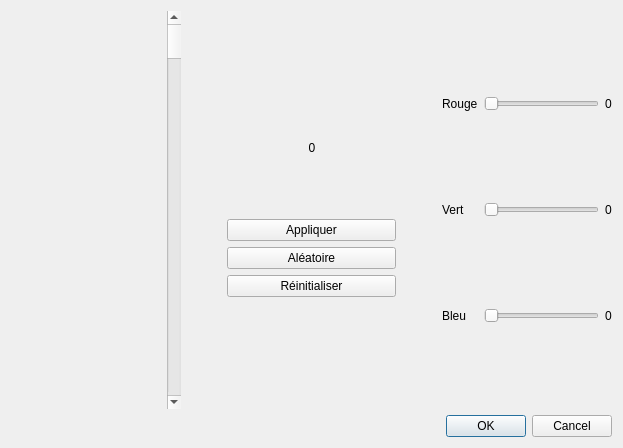
<?xml version="1.0" encoding="UTF-8"?>
<ui version="4.0">
 <class>DialogColorier</class>
 <widget class="QDialog" name="DialogColorier">
  <property name="geometry">
   <rect>
    <x>0</x>
    <y>0</y>
    <width>623</width>
    <height>448</height>
   </rect>
  </property>
  <property name="windowTitle">
   <string>Dialog</string>
  </property>
  <layout class="QVBoxLayout" name="verticalLayout_3">
   <item>
    <layout class="QHBoxLayout" name="horizontalLayout_3">
     <item>
      <layout class="QHBoxLayout" name="horizontalLayout">
       <item>
        <widget class="QFrame" name="myFrameTab">
         <property name="sizePolicy">
          <sizepolicy hsizetype="Expanding" vsizetype="Expanding">
           <horstretch>0</horstretch>
           <verstretch>0</verstretch>
          </sizepolicy>
         </property>
         <property name="minimumSize">
          <size>
           <width>100</width>
           <height>0</height>
          </size>
         </property>
         <property name="maximumSize">
          <size>
           <width>16777215</width>
           <height>16777215</height>
          </size>
         </property>
         <property name="frameShadow">
          <enum>QFrame::Raised</enum>
         </property>
        </widget>
       </item>
       <item>
        <widget class="QScrollBar" name="myVerticalScrollBar">
         <property name="orientation">
          <enum>Qt::Vertical</enum>
         </property>
        </widget>
       </item>
      </layout>
     </item>
     <item>
      <spacer name="horizontalSpacer_3">
       <property name="orientation">
        <enum>Qt::Horizontal</enum>
       </property>
       <property name="sizeType">
        <enum>QSizePolicy::Minimum</enum>
       </property>
       <property name="sizeHint" stdset="0">
        <size>
         <width>40</width>
         <height>20</height>
        </size>
       </property>
      </spacer>
     </item>
     <item>
      <layout class="QVBoxLayout" name="verticalLayout_2">
       <item>
        <spacer name="verticalSpacer_2">
         <property name="orientation">
          <enum>Qt::Vertical</enum>
         </property>
         <property name="sizeHint" stdset="0">
          <size>
           <width>20</width>
           <height>40</height>
          </size>
         </property>
        </spacer>
       </item>
       <item>
        <layout class="QVBoxLayout" name="verticalLayout">
         <item>
          <layout class="QHBoxLayout" name="horizontalLayout_2">
           <item>
            <spacer name="horizontalSpacer">
             <property name="orientation">
              <enum>Qt::Horizontal</enum>
             </property>
             <property name="sizeHint" stdset="0">
              <size>
               <width>40</width>
               <height>20</height>
              </size>
             </property>
            </spacer>
           </item>
           <item>
            <widget class="QLabel" name="myLabelTest">
             <property name="sizePolicy">
              <sizepolicy hsizetype="Minimum" vsizetype="Minimum">
               <horstretch>0</horstretch>
               <verstretch>0</verstretch>
              </sizepolicy>
             </property>
             <property name="minimumSize">
              <size>
               <width>50</width>
               <height>50</height>
              </size>
             </property>
             <property name="layoutDirection">
              <enum>Qt::LeftToRight</enum>
             </property>
             <property name="autoFillBackground">
              <bool>true</bool>
             </property>
             <property name="text">
              <string>0</string>
             </property>
             <property name="textFormat">
              <enum>Qt::AutoText</enum>
             </property>
             <property name="scaledContents">
              <bool>false</bool>
             </property>
             <property name="alignment">
              <set>Qt::AlignCenter</set>
             </property>
            </widget>
           </item>
           <item>
            <spacer name="horizontalSpacer_2">
             <property name="orientation">
              <enum>Qt::Horizontal</enum>
             </property>
             <property name="sizeHint" stdset="0">
              <size>
               <width>40</width>
               <height>20</height>
              </size>
             </property>
            </spacer>
           </item>
          </layout>
         </item>
         <item>
          <spacer name="verticalSpacer">
           <property name="orientation">
            <enum>Qt::Vertical</enum>
           </property>
           <property name="sizeType">
            <enum>QSizePolicy::Minimum</enum>
           </property>
           <property name="sizeHint" stdset="0">
            <size>
             <width>20</width>
             <height>40</height>
            </size>
           </property>
          </spacer>
         </item>
         <item>
          <widget class="QPushButton" name="myPushButtonAppliquer">
           <property name="text">
            <string>Appliquer</string>
           </property>
          </widget>
         </item>
         <item>
          <widget class="QPushButton" name="myPushButtonAleatoire">
           <property name="text">
            <string>Aléatoire</string>
           </property>
          </widget>
         </item>
         <item>
          <widget class="QPushButton" name="myPushButtonReinit">
           <property name="text">
            <string>Réinitialiser</string>
           </property>
          </widget>
         </item>
        </layout>
       </item>
       <item>
        <spacer name="verticalSpacer_3">
         <property name="orientation">
          <enum>Qt::Vertical</enum>
         </property>
         <property name="sizeHint" stdset="0">
          <size>
           <width>20</width>
           <height>40</height>
          </size>
         </property>
        </spacer>
       </item>
      </layout>
     </item>
     <item>
      <spacer name="horizontalSpacer_4">
       <property name="orientation">
        <enum>Qt::Horizontal</enum>
       </property>
       <property name="sizeType">
        <enum>QSizePolicy::Minimum</enum>
       </property>
       <property name="sizeHint" stdset="0">
        <size>
         <width>40</width>
         <height>20</height>
        </size>
       </property>
      </spacer>
     </item>
     <item>
      <layout class="QGridLayout" name="gridLayout">
       <item row="0" column="2">
        <widget class="QLabel" name="label_4">
         <property name="text">
          <string>0</string>
         </property>
        </widget>
       </item>
       <item row="0" column="1">
        <widget class="QSlider" name="myHorizontalSliderRouge">
         <property name="minimumSize">
          <size>
           <width>50</width>
           <height>0</height>
          </size>
         </property>
         <property name="maximum">
          <number>255</number>
         </property>
         <property name="orientation">
          <enum>Qt::Horizontal</enum>
         </property>
        </widget>
       </item>
       <item row="1" column="1">
        <widget class="QSlider" name="myHorizontalSliderVert">
         <property name="minimumSize">
          <size>
           <width>50</width>
           <height>0</height>
          </size>
         </property>
         <property name="maximum">
          <number>255</number>
         </property>
         <property name="orientation">
          <enum>Qt::Horizontal</enum>
         </property>
        </widget>
       </item>
       <item row="1" column="2">
        <widget class="QLabel" name="label_5">
         <property name="text">
          <string>0</string>
         </property>
        </widget>
       </item>
       <item row="2" column="0">
        <widget class="QLabel" name="label_3">
         <property name="text">
          <string>Bleu</string>
         </property>
        </widget>
       </item>
       <item row="0" column="0">
        <widget class="QLabel" name="label">
         <property name="text">
          <string>Rouge</string>
         </property>
        </widget>
       </item>
       <item row="1" column="0">
        <widget class="QLabel" name="label_2">
         <property name="text">
          <string>Vert</string>
         </property>
        </widget>
       </item>
       <item row="2" column="1">
        <widget class="QSlider" name="myHorizontalSliderBleu">
         <property name="minimumSize">
          <size>
           <width>50</width>
           <height>0</height>
          </size>
         </property>
         <property name="maximum">
          <number>255</number>
         </property>
         <property name="orientation">
          <enum>Qt::Horizontal</enum>
         </property>
        </widget>
       </item>
       <item row="2" column="2">
        <widget class="QLabel" name="label_6">
         <property name="text">
          <string>0</string>
         </property>
        </widget>
       </item>
      </layout>
     </item>
    </layout>
   </item>
   <item>
    <widget class="QDialogButtonBox" name="buttonBox">
     <property name="orientation">
      <enum>Qt::Horizontal</enum>
     </property>
     <property name="standardButtons">
      <set>QDialogButtonBox::Cancel|QDialogButtonBox::Ok</set>
     </property>
    </widget>
   </item>
  </layout>
 </widget>
 <resources/>
 <connections>
  <connection>
   <sender>buttonBox</sender>
   <signal>accepted()</signal>
   <receiver>DialogColorier</receiver>
   <slot>accept()</slot>
   <hints>
    <hint type="sourcelabel">
     <x>227</x>
     <y>428</y>
    </hint>
    <hint type="destinationlabel">
     <x>157</x>
     <y>274</y>
    </hint>
   </hints>
  </connection>
  <connection>
   <sender>buttonBox</sender>
   <signal>rejected()</signal>
   <receiver>DialogColorier</receiver>
   <slot>reject()</slot>
   <hints>
    <hint type="sourcelabel">
     <x>295</x>
     <y>434</y>
    </hint>
    <hint type="destinationlabel">
     <x>286</x>
     <y>274</y>
    </hint>
   </hints>
  </connection>
  <connection>
   <sender>myHorizontalSliderRouge</sender>
   <signal>valueChanged(int)</signal>
   <receiver>label_4</receiver>
   <slot>setNum(int)</slot>
   <hints>
    <hint type="sourcelabel">
     <x>535</x>
     <y>105</y>
    </hint>
    <hint type="destinationlabel">
     <x>562</x>
     <y>102</y>
    </hint>
   </hints>
  </connection>
  <connection>
   <sender>myHorizontalSliderVert</sender>
   <signal>valueChanged(int)</signal>
   <receiver>label_5</receiver>
   <slot>setNum(int)</slot>
   <hints>
    <hint type="sourcelabel">
     <x>535</x>
     <y>207</y>
    </hint>
    <hint type="destinationlabel">
     <x>560</x>
     <y>209</y>
    </hint>
   </hints>
  </connection>
  <connection>
   <sender>myHorizontalSliderBleu</sender>
   <signal>valueChanged(int)</signal>
   <receiver>label_6</receiver>
   <slot>setNum(int)</slot>
   <hints>
    <hint type="sourcelabel">
     <x>530</x>
     <y>308</y>
    </hint>
    <hint type="destinationlabel">
     <x>560</x>
     <y>312</y>
    </hint>
   </hints>
  </connection>
 </connections>
</ui>
